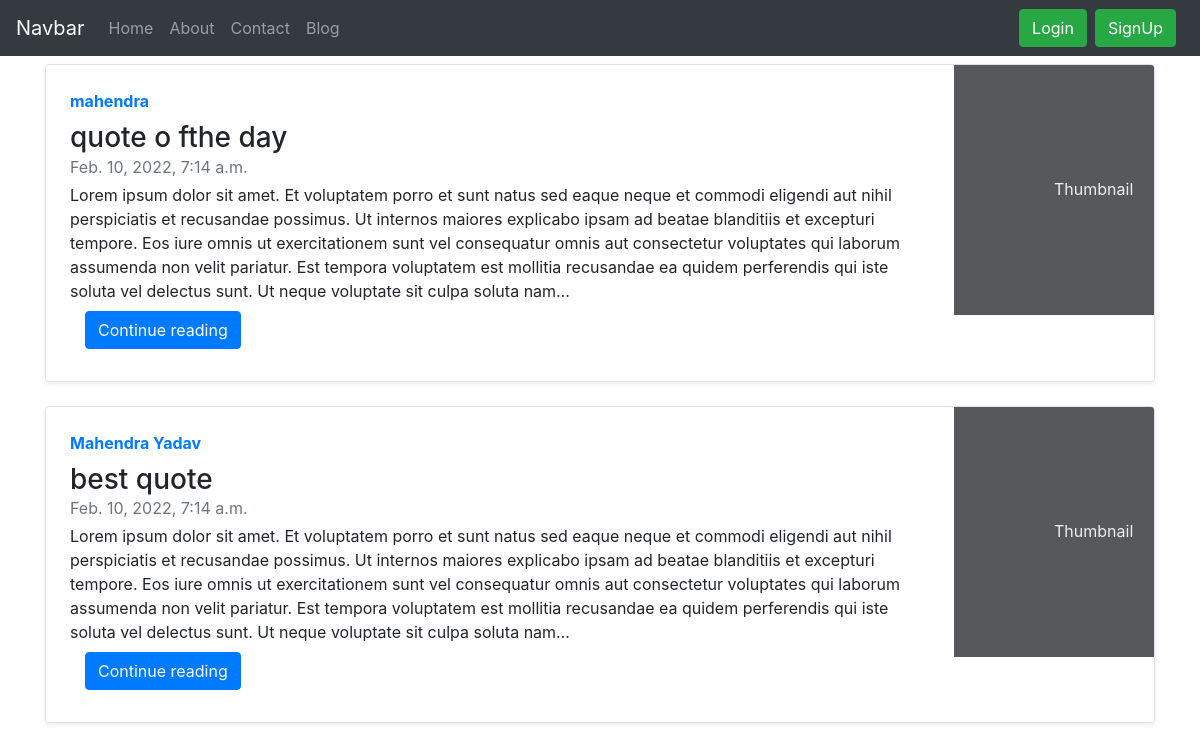
Screenshot of /blog/ with the database file from the repository.
### blog/models.py (models this page shows, shortened)
class Post(models.Model):
     sn = models.AutoField(primary_key= True)
     title = models.CharField(max_length=500)
     content = models.TextField()
     slug = models.CharField(max_length=500)
     timestamp = models.DateTimeField(blank=True)
     author = models.CharField(max_length=100)

### blog/views.py (the view)
# urls.py: path("", views.bloghome, name='home'),
def bloghome(request):
      all_post = Post.objects.all()
      context = {"all_post": all_post}
      return render(request, "blog/bloghome.html", context)

### templates/blog/bloghome.html (shortened to what this page needs)
{% extends "base.html" %}
{% block body %}
{% for post in all_post %}
<div class="container my-2">
      <div class="row no-gutters border rounded overflow-hidden flex-md-row mb-4 shadow-sm h-md-250 position-relative">
        <div class="col p-4 d-flex flex-column position-static">
          <strong class="d-inline-block mb-2 text-primary">{{post.author}}</strong>
          <h3 class="mb-0">{{post.title}}</h3>
          <div class="mb-1 text-muted">{{post.timestamp}}</div>
          <p class="card-text mb-auto">{{post.content | truncatechars:500}}</p>
         <div class = "container my-2">
          <a href="/blog/{{post.slug}}" role ="button" class="btn btn-primary">Continue reading</a>
        </div>
         </div>
        <div class="col-auto d-none d-lg-block">
          <svg class="bd-placeholder-img" width="200" height="250" xmlns="http://www.w3.org/2000/svg" role="img" aria-label="Placeholder: Thumbnail" preserveAspectRatio="xMidYMid slice" focusable="false"><title>Placeholder</title><rect width="100%" height="100%" fill="#55595c"></rect><text x="50%" y="50%" fill="#eceeef" dy=".3em">Thumbnail</text></svg>
        </div>
      </div>
    </div>
{% endfor %}
{% endblock body %}

### rows the page displays
Post: author "mahendra", title "quote o fthe day", timestamp "Feb. 10, 2022, 7:14 a.m.", content "Lorem ipsum dolor sit amet. Et voluptatem porro et sunt natus sed eaque neque et commodi eligendi aut nihil perspiciatis et recusandae possimus. Ut internos maiores explicabo ipsam ad beatae blanditiis et excepturi tempore. Eos iure omnis ut exercitationem sunt vel consequatur omnis aut consectetur voluptates qui laborum assumenda non velit pariatur. Est tempora voluptatem est mollitia recusandae ea quidem perferendis qui iste soluta vel delectus sunt. Ut neque voluptate sit culpa soluta nam…"
Post: author "Mahendra Yadav", title "best quote", timestamp "Feb. 10, 2022, 7:14 a.m.", content "Lorem ipsum dolor sit amet. Et voluptatem porro et sunt natus sed eaque neque et commodi eligendi aut nihil perspiciatis et recusandae possimus. Ut internos maiores explicabo ipsam ad beatae blanditiis et excepturi tempore. Eos iure omnis ut exercitationem sunt vel consequatur omnis aut consectetur voluptates qui laborum assumenda non velit pariatur. Est tempora voluptatem est mollitia recusandae ea quidem perferendis qui iste soluta vel delectus sunt. Ut neque voluptate sit culpa soluta nam…"
